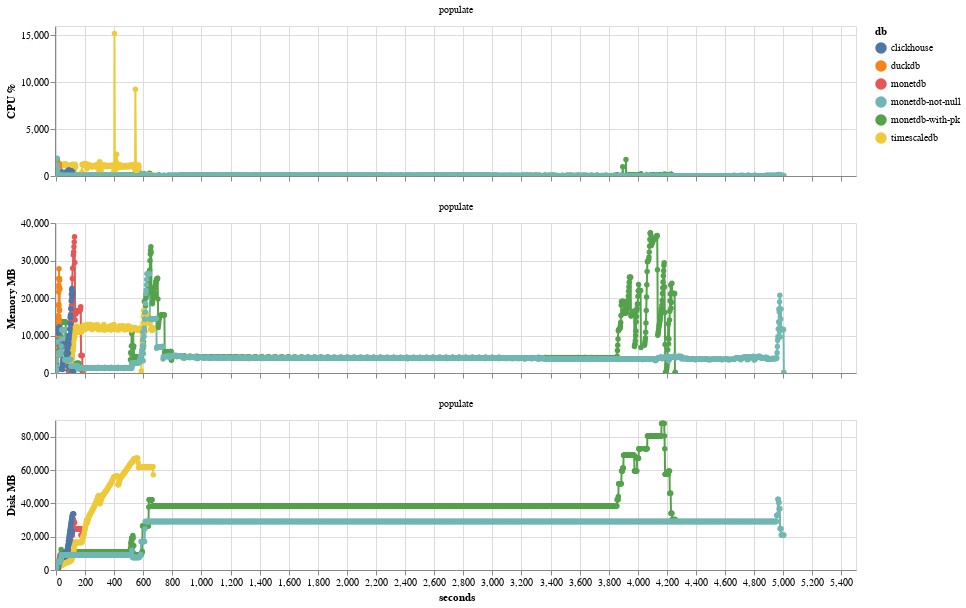

Notebook cell for this chart:
### Code cell
df = db.execute(
    """
WITH first_metric_time AS (
    SELECT
        benchmark_id,
        MIN(time) AS start_time
    FROM metric
    GROUP BY benchmark_id
)
SELECT
    b.db,
    b.suite,
    b.operation,
    epoch(m.time - fm.start_time) AS seconds_since_start,
    m.cpu_percent,
    m.mem_mb,
    m.disk_mb
FROM metric m
JOIN first_metric_time fm ON m.benchmark_id = fm.benchmark_id
JOIN benchmark b ON m.benchmark_id = b.id
WHERE b.suite = (?)
and b.deleted_at is null
ORDER BY b.id, seconds_since_start;
""",
    [SUITE],
).pl()

df_long = df.unpivot(
    on=["cpu_percent", "mem_mb", "disk_mb"],
    index=["db", "suite", "operation", "seconds_since_start"],
    variable_name="metric",
    value_name="value",
)

df_long = df_long.with_columns(
    [
        pl.col("db").cast(pl.Categorical),
        pl.col("operation").cast(pl.Categorical),
        pl.col("metric").cast(pl.Categorical),
    ]
)

selector = alt.selection_point(fields=["db"], bind="legend")

width = 800
height = 150

cpu_chart = (
    alt.Chart(df_long.filter(pl.col("metric") == "cpu_percent"))
    .mark_line(point=True)
    .encode(
        x=alt.X("seconds_since_start:Q", axis=alt.Axis(title=None, ticks=True, grid=True, labels=False)),
        y=alt.Y("value:Q", axis=alt.Axis(title="CPU %", ticks=True, grid=True), scale=alt.Scale(zero=False)),
        color=alt.Color("db:N"),
        tooltip=[
            "db",
            "suite",
            "operation",
            "metric",
            alt.Tooltip("seconds_since_start:Q", format=".0f"),
            alt.Tooltip("value:Q", format=".0f"),
        ],
        opacity=alt.condition(selector, alt.value(1.0), alt.value(0.1)),
    )
    .add_params(selector)
    .properties(width=width, height=height)
    .facet(column=alt.Column("operation:N", title=None))
    .resolve_scale(x="independent")
)

mem_chart = (
    alt.Chart(df_long.filter(pl.col("metric") == "mem_mb"))
    .mark_line(point=True)
    .encode(
        x=alt.X("seconds_since_start:Q", axis=alt.Axis(title=None, ticks=True, grid=True, labels=False)),
        y=alt.Y("value:Q", axis=alt.Axis(title="Memory MB", ticks=True, grid=True), scale=alt.Scale(zero=False)),
        color=alt.Color("db:N"),
        tooltip=[
            "db",
            "suite",
            "operation",
            "metric",
            alt.Tooltip("seconds_since_start:Q", format=".2f"),
            alt.Tooltip("value:Q", format=".1f"),
        ],
        opacity=alt.condition(selector, alt.value(1.0), alt.value(0.1)),
    )
    .add_params(selector)
    .properties(width=width, height=height)
    .facet(column=alt.Column("operation:N", title=None))
    .resolve_scale(x="independent")
)

disk_chart = (
    alt.Chart(df_long.filter(pl.col("metric") == "disk_mb"))
    .mark_line(point=True)
    .encode(
        x=alt.X("seconds_since_start:Q", axis=alt.Axis(title="seconds", ticks=True, grid=True)),
        y=alt.Y("value:Q", axis=alt.Axis(title="Disk MB", ticks=True, grid=True), scale=alt.Scale(zero=False)),
        color=alt.Color("db:N"),
        tooltip=[
            "db",
            "suite",
            "operation",
            "metric",
            alt.Tooltip("seconds_since_start:Q", format=".2f"),
            alt.Tooltip("value:Q", format=".1f"),
        ],
        opacity=alt.condition(selector, alt.value(1.0), alt.value(0.1)),
    )
    .add_params(selector)
    .properties(width=width, height=height)
    .facet(column=alt.Column("operation:N", title=None))
    .resolve_scale(x="independent")
)

chart = alt.vconcat(cpu_chart, mem_chart, disk_chart).interactive(bind_y=False)

chart

### Figure 1 — Vega-Lite specification as saved in the notebook (floating-point values rounded to 4 significant figures; data arrays with more than 128 entries replaced by an {"elided": "..."} marker saying what was removed)
{"config": {"view": {"continuousWidth": 300, "continuousHeight": 300}}, "vconcat": [{"data": {"name": "data-23d25741d641984a928dbe2aba138d0f"}, "facet": {"column": {"field": "operation", "title": null, "type": "nominal"}}, "spec": {"mark": {"type": "line", "point": true}, "encoding": {"color": {"field": "db", "type": "nominal"}, "opacity": {"condition": {"param": "param_1", "value": 1.0}, "value": 0.1}, "tooltip": [{"field": "db", "type": "ordinal"}, {"field": "suite", "type": "nominal"}, {"field": "operation", "type": "ordinal"}, {"field": "metric", "type": "ordinal"}, {"field": "seconds_since_start", "format": ".0f", "type": "quantitative"}, {"field": "value", "format": ".0f", "type": "quantitative"}], "x": {"axis": {"grid": true, "labels": false, "ticks": true, "title": null}, "field": "seconds_since_start", "type": "quantitative"}, "y": {"axis": {"grid": true, "ticks": true, "title": "CPU %"}, "field": "value", "scale": {"zero": false}, "type": "quantitative"}}, "height": 150, "name": "view_1", "width": 800}, "resolve": {"scale": {"x": "independent"}}}, {"data": {"name": "data-59f47fbcbf6fa2cfa4325c7af758857f"}, "facet": {"column": {"field": "operation", "title": null, "type": "nominal"}}, "spec": {"mark": {"type": "line", "point": true}, "encoding": {"color": {"field": "db", "type": "nominal"}, "opacity": {"condition": {"param": "param_1", "value": 1.0}, "value": 0.1}, "tooltip": [{"field": "db", "type": "ordinal"}, {"field": "suite", "type": "nominal"}, {"field": "operation", "type": "ordinal"}, {"field": "metric", "type": "ordinal"}, {"field": "seconds_since_start", "format": ".2f", "type": "quantitative"}, {"field": "value", "format": ".1f", "type": "quantitative"}], "x": {"axis": {"grid": true, "labels": false, "ticks": true, "title": null}, "field": "seconds_since_start", "type": "quantitative"}, "y": {"axis": {"grid": true, "ticks": true, "title": "Memory MB"}, "field": "value", "scale": {"zero": false}, "type": "quantitative"}}, "height": 150, "name": "view_2", "width": 800}, "resolve": {"scale": {"x": "independent"}}}, {"data": {"name": "data-aee22ed6c5d7376174fc0bc4464cbe2b"}, "facet": {"column": {"field": "operation", "title": null, "type": "nominal"}}, "spec": {"mark": {"type": "line", "point": true}, "encoding": {"color": {"field": "db", "type": "nominal"}, "opacity": {"condition": {"param": "param_1", "value": 1.0}, "value": 0.1}, "tooltip": [{"field": "db", "type": "ordinal"}, {"field": "suite", "type": "nominal"}, {"field": "operation", "type": "ordinal"}, {"field": "metric", "type": "ordinal"}, {"field": "seconds_since_start", "format": ".2f", "type": "quantitative"}, {"field": "value", "format": ".1f", "type": "quantitative"}], "x": {"axis": {"grid": true, "ticks": true, "title": "seconds"}, "field": "seconds_since_start", "type": "quantitative"}, "y": {"axis": {"grid": true, "ticks": true, "title": "Disk MB"}, "field": "value", "scale": {"zero": false}, "type": "quantitative"}}, "height": 150, "name": "view_3", "width": 800}, "resolve": {"scale": {"x": "independent"}}}], "params": [{"name": "param_1", "select": {"type": "point", "fields": ["db"]}, "bind": "legend", "views": ["view_1", "view_2", "view_3"]}, {"name": "param_2", "select": {"type": "interval", "encodings": ["x"]}, "bind": "scales", "views": ["view_1", "view_2", "view_3"]}], "$schema": "https://vega.github.io/schema/vega-lite/v5.20.1.json", "datasets": {"data-23d25741d641984a928dbe2aba138d0f": {"elided": "5211 records"}, "data-59f47fbcbf6fa2cfa4325c7af758857f": {"elided": "5211 records"}, "data-aee22ed6c5d7376174fc0bc4464cbe2b": {"elided": "5211 records"}}}
